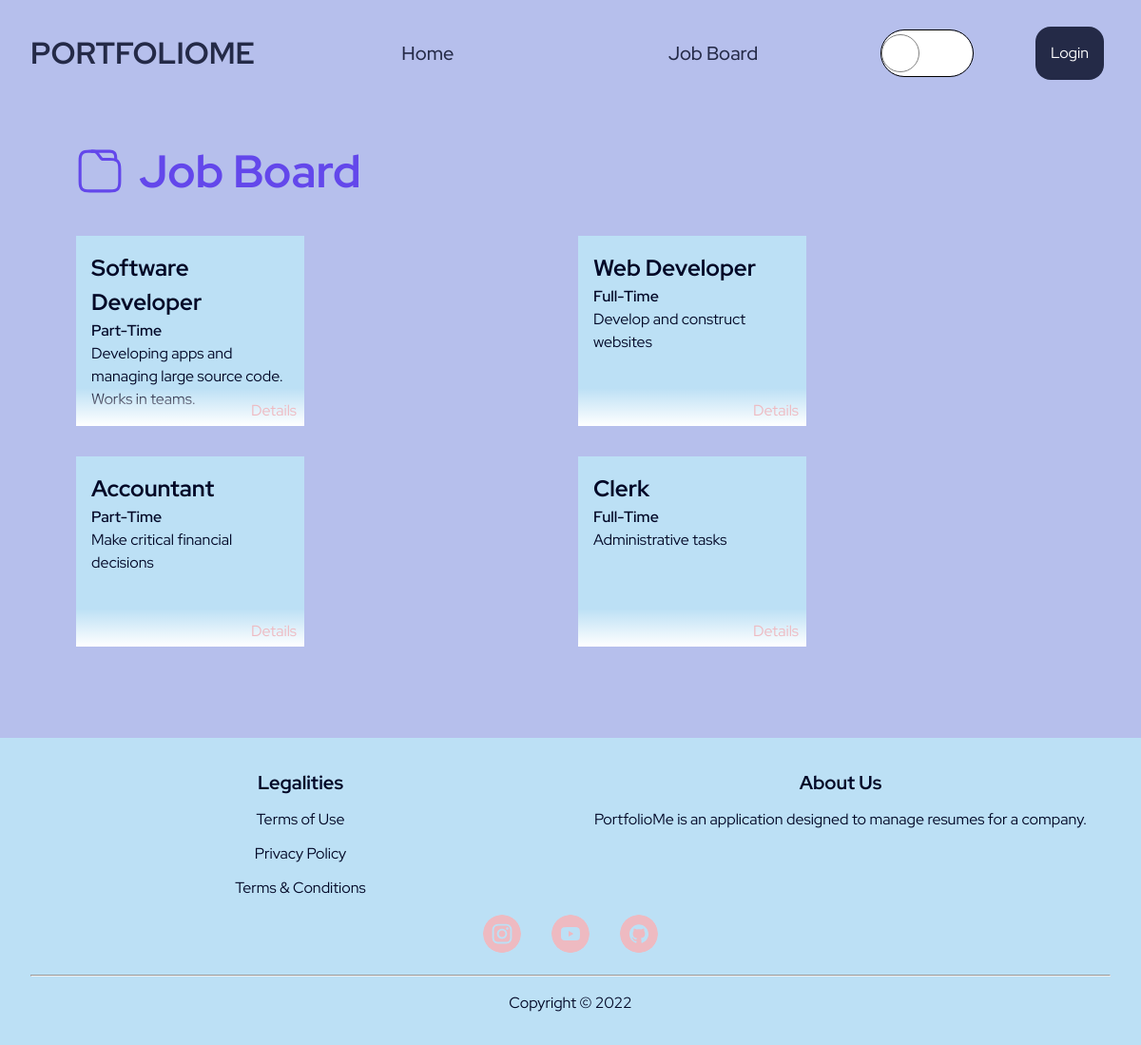
Page /job_board on the earlier database version.
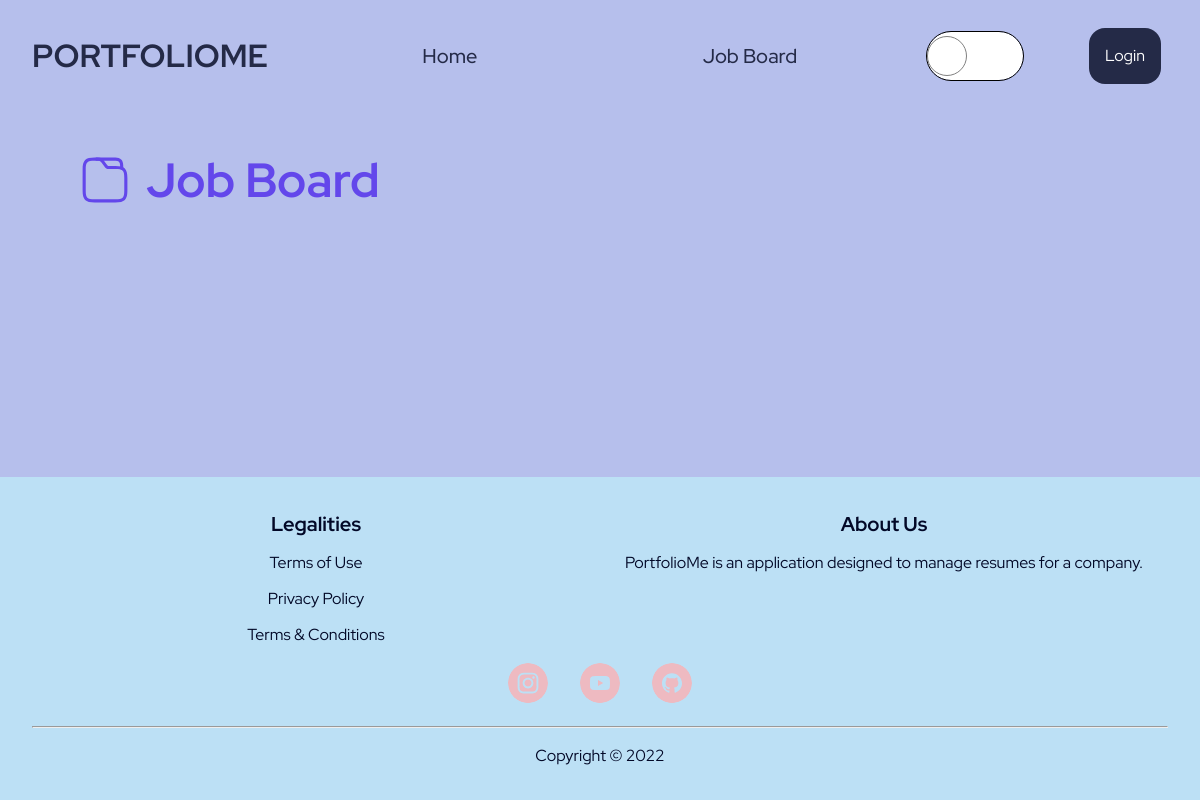
Same page on the later database version.
### PortfolioMe/models.py (models this page shows, shortened)
class JobBoard(db.Model):
    __tablename__ = 'jobboard'
    id = db.Column(db.Integer, primary_key=True)
    name = db.Column(db.String(50), nullable=False)
    description = db.Column(db.String(255), nullable=False)
    department = db.Column(db.String(50), nullable=False)
    salary = db.Column(db.Float, nullable=False)
    job_type = db.Column(db.String(10), nullable=False)
    job_image = db.Column(db.String(50), nullable=False)
    resumes_submitted_list = db.relationship(
        'Resume', backref='associated_job_board', lazy=True)

### PortfolioMe/client/routes.py (the view)
@client.route("/job_board")
def job_board():
    jobs = JobBoard.query.all()
    return render_template("client/job_board.html", jobs=jobs)

### PortfolioMe/templates/client/job_board.html (shortened to what this page needs)
{% extends "layout/base.html" %}  {% block css %}<link
    rel="stylesheet"
    href="{{ url_for('static', filename='css/client/job_board.css') }}"
/>
{% endblock %} {% block content %}
<main class="job-board-container">
    <div class="job-board-header">
        <h1>Job Board</h1>
    </div>
    <div class="jobs-available">
        {% for job in jobs %}
        <div>
            <h2>{{ job.name }}</h2>
            <span>{{ job.job_type }}</span>
            <p>{{ job.description }}</p>
            <a href="{{ url_for('client.job_detail', job_id=job.id) }}"
                >Details</a
            >
        </div>
        {% endfor %}
    </div>
</main>
{% endblock %}

### PortfolioMe/templates/layout/base.html (shortened to what this page needs)
<!DOCTYPE html>
<html lang="en">
    <head>
        <link
            rel="stylesheet"
            href="{{ url_for('static', filename='css/layout/base.css') }}"
        />
        <link
            rel="stylesheet"
            href="{{ url_for('static', filename='css/layout/reset.css') }}"
        />
        {% block css %} {% endblock %}
    </head>
    <body>
        <header>
            <div class="logo">
                <a href="{{ url_for('main.home') }}">PortfolioMe</a>
            </div>
            <nav class="navigation-bar">
                <ul>
                    {% if current_user.is_authenticated %}
                    <li>
                        <a href="{{ url_for('main.home') }}">Home</a>
                    </li>
                    <li>
                        <a href="{{ url_for('client.job_board') }}"
                            >Job Board</a
                        >
                    </li>
                    <li>
                        <a href="{{ url_for('client.resume_list') }}">Resume</a>
                    </li>
                    {% else %}
                    <li>
                        <a href="{{ url_for('main.home') }}">Home</a>
                    </li>
                    <li>
                        <a href="{{ url_for('client.job_board') }}"
                            >Job Board</a
                        >
                    </li>
                    {% endif %}
                </ul>
            </nav>
            <div class="toggle-dark-light-mode">
            </div>
            {% if current_user.is_authenticated %}
            <div class="profile-container">
                <button id="profile">
                    <svg
                        width="55"
                        height="55"
                        viewBox="0 0 55 55"
                        fill="none"
                        xmlns="http://www.w3.org/2000/svg"
                    >
                        <path
                            d="M50.4166 27.5C50.4166 14.8729 40.1271 4.58334 27.5 4.58334C14.8729 4.58334 4.58331 14.8729 4.58331 27.5C4.58331 34.1458 7.4479 40.1271 11.9854 44.3208C11.9854 44.3438 11.9854 44.3438 11.9625 44.3667C12.1916 44.5958 12.4666 44.7792 12.6958 44.9854C12.8333 45.1 12.9479 45.2146 13.0854 45.3063C13.4979 45.65 13.9562 45.9708 14.3916 46.2917C14.5521 46.4063 14.6896 46.4979 14.85 46.6125C15.2854 46.9104 15.7437 47.1854 16.225 47.4375C16.3854 47.5292 16.5687 47.6438 16.7291 47.7354C17.1875 47.9875 17.6687 48.2167 18.1729 48.4229C18.3562 48.5146 18.5396 48.6063 18.7229 48.675C19.2271 48.8813 19.7312 49.0646 20.2354 49.225C20.4187 49.2938 20.6021 49.3625 20.7854 49.4083C21.3354 49.5688 21.8854 49.7063 22.4354 49.8438C22.5958 49.8896 22.7562 49.9354 22.9396 49.9583C23.5812 50.0958 24.2229 50.1875 24.8875 50.2563C24.9791 50.2563 25.0708 50.2792 25.1625 50.3021C25.9416 50.3708 26.7208 50.4167 27.5 50.4167C28.2791 50.4167 29.0583 50.3708 29.8146 50.3021C29.9062 50.3021 29.9979 50.2792 30.0896 50.2563C30.7541 50.1875 31.3958 50.0958 32.0375 49.9583C32.1979 49.9354 32.3583 49.8667 32.5416 49.8438C33.0916 49.7063 33.6646 49.5917 34.1916 49.4083C34.375 49.3396 34.5583 49.2708 34.7416 49.225C35.2458 49.0417 35.7729 48.8813 36.2541 48.675C36.4375 48.6063 36.6208 48.5146 36.8041 48.4229C37.2854 48.2167 37.7666 47.9875 38.2479 47.7354C38.4312 47.6438 38.5916 47.5292 38.7521 47.4375C39.2104 47.1625 39.6687 46.9104 40.1271 46.6125C40.2875 46.5208 40.425 46.4063 40.5854 46.2917C41.0437 45.9708 41.4791 45.65 41.8916 45.3063C42.0291 45.1917 42.1437 45.0771 42.2812 44.9854C42.5333 44.7792 42.7854 44.5729 43.0146 44.3667C43.0146 44.3438 43.0146 44.3438 42.9916 44.3208C47.5521 40.1271 50.4166 34.1458 50.4166 27.5ZM38.8208 38.8896C32.6104 34.7188 22.4354 34.7188 16.1791 38.8896C15.1708 39.5542 14.3458 40.3333 13.6583 41.1813C10.175 37.6521 8.02081 32.8167 8.02081 27.5C8.02081 16.7521 16.7521 8.02084 27.5 8.02084C38.2479 8.02084 46.9791 16.7521 46.9791 27.5C46.9791 32.8167 44.825 37.6521 41.3416 41.1813C40.6771 40.3333 39.8291 39.5542 38.8208 38.8896Z"
                            fill="currentColor"
                        />
                        <path
                            d="M27.5 15.8813C22.7563 15.8813 18.9062 19.7313 18.9062 24.475C18.9062 29.1271 22.55 32.9083 27.3854 33.0458C27.4542 33.0458 27.5458 33.0458 27.5917 33.0458C27.6375 33.0458 27.7062 33.0458 27.7521 33.0458C27.775 33.0458 27.7979 33.0458 27.7979 33.0458C32.4271 32.8854 36.0708 29.1271 36.0938 24.475C36.0938 19.7313 32.2438 15.8813 27.5 15.8813Z"
                            fill="currentColor"
                        />
                    </svg>
                    <div class="profile-box">
                        <a
                            href="{{ url_for('client.edit_profile') }}"
                            class="edit-profile-btn"
                            >Edit Profile</a
                        >
                        <a
                            href="{{ url_for('auth.logout') }}"
                            class="logout-btn"
                            >Logout</a
                        >
                    </div>
                </button>
            </div>
            {% else %}
            <div class="authentication-box">
                <a href="{{ url_for('auth.login') }}" class="login-btn"
                    >Login</a
                >
            </div>
            {% endif %}
        </header>
        {% block content %} {% endblock %}
        <footer>
            <div class="legalities">
                <h4>Legalities</h4>
                <a href="#">Terms of Use</a>
                <a href="#">Privacy Policy</a>
                <a href="#">Terms &amp; Conditions</a>
            </div>
            <div class="about-us">
                <h4>About Us</h4>
                <p>
                    PortfolioMe is an application designed to manage resumes for
                    a company.
                </p>
            </div>
            <div class="icons">
                <a href="#"
                    >
                </a>
                <a href="#"
                    >
                </a>
                <a href="#"
                    >
                </a>
            </div>
            <hr />
            <div class="copyright">Copyright &copy; 2022</div>
        </footer>
    </body>
</html>

### PortfolioMe/static/css/layout/base.css (style rules this page uses)
body { display: grid; grid-template-rows: auto 1fr auto; }
header { background-color: hsl(var(--light-blue)); display: grid; grid-template-columns: 1fr 4fr 1fr 1fr; }
.logo { padding: 2em; }
.logo > a { font-size: 2rem; text-transform: uppercase; color: hsl(var(--dark-blue)); font-weight: 700; }
.navigation-bar > ul { display: flex; justify-content: space-around; align-items: center; height: 100%; list-style: none; }
.navigation-bar li { position: relative; width: 100%; height: 100%; }
.navigation-bar li::after { content: ''; display: block; height: 3px; width: 0; background-color: hsl(var(--dark-blue)); position: absolute; bottom: 0; transition: width 200ms ease-in-out; }
.navigation-bar a { font-size: 1.25rem; color: hsl(var(--dark-blue)); font-weight: 500; width: 100%; height: 100%; display: flex; justify-content: center; align-items: center; }
.toggle-dark-light-mode { display: flex; justify-content: center; align-items: center; }
.toggle-dark-light-mode { user-select: none; }
.authentication-box { display: flex; justify-content: center; align-items: center; }
.authentication-box .login-btn { border-radius: 1rem; padding: 1rem; background-color: hsl(var(--dark-blue)); color: hsl(var(--pure-white)); }
footer { display: grid; grid-template-columns: repeat(2, 1fr); grid-template-areas: 'Legalities AboutUs' 'Icons Icons' 'Lining Lining' 'Copyright Copyright'; row-gap: 1rem; background-color: hsl(var(--sky-blue)); color: hsl(var(--pure-white)); padding: 2rem; }
footer .legalities, footer .about-us { display: flex; flex-direction: column; align-items: center; row-gap: 0.75rem; }
.legalities { grid-area: Legalities; }
.about-us { grid-area: AboutUs; }
.legalities h4, .about-us h4 { font-size: 1.25rem; }
.legalities h4, .about-us h4, .legalities a, .about-us p, .copyright { color: hsl(var(--blue-shade)); }
footer .icons, footer .copyright { display: flex; justify-content: center; column-gap: 2rem; }
.icons { grid-area: Icons; }
.icons svg { border-radius: 100%; }
.copyright { grid-area: Copyright; }
footer hr { grid-area: Lining; }

### PortfolioMe/static/css/client/job_board.css (style rules this page uses)
.job-board-container { background-color: hsl(var(--light-blue)); padding-inline: 5rem; padding-block: 2rem; }
.job-board-header { display: flex; align-items: center; column-gap: 1rem; margin-bottom: 2rem; }
.job-board-header h1 { display: inline-block; font-size: 3rem; color: hsl(var(--accent-blue)); }

Differences in the rows shown:
removed JobBoard: name "Software Developer", job_type "Part-Time", description "Developing apps and managing large source code. Works in teams."
removed JobBoard: name "Web Developer", job_type "Full-Time", description "Develop and construct websites"
removed JobBoard: name "Accountant", job_type "Part-Time", description "Make critical financial decisions"
removed JobBoard: name "Clerk", job_type "Full-Time", description "Administrative tasks"
